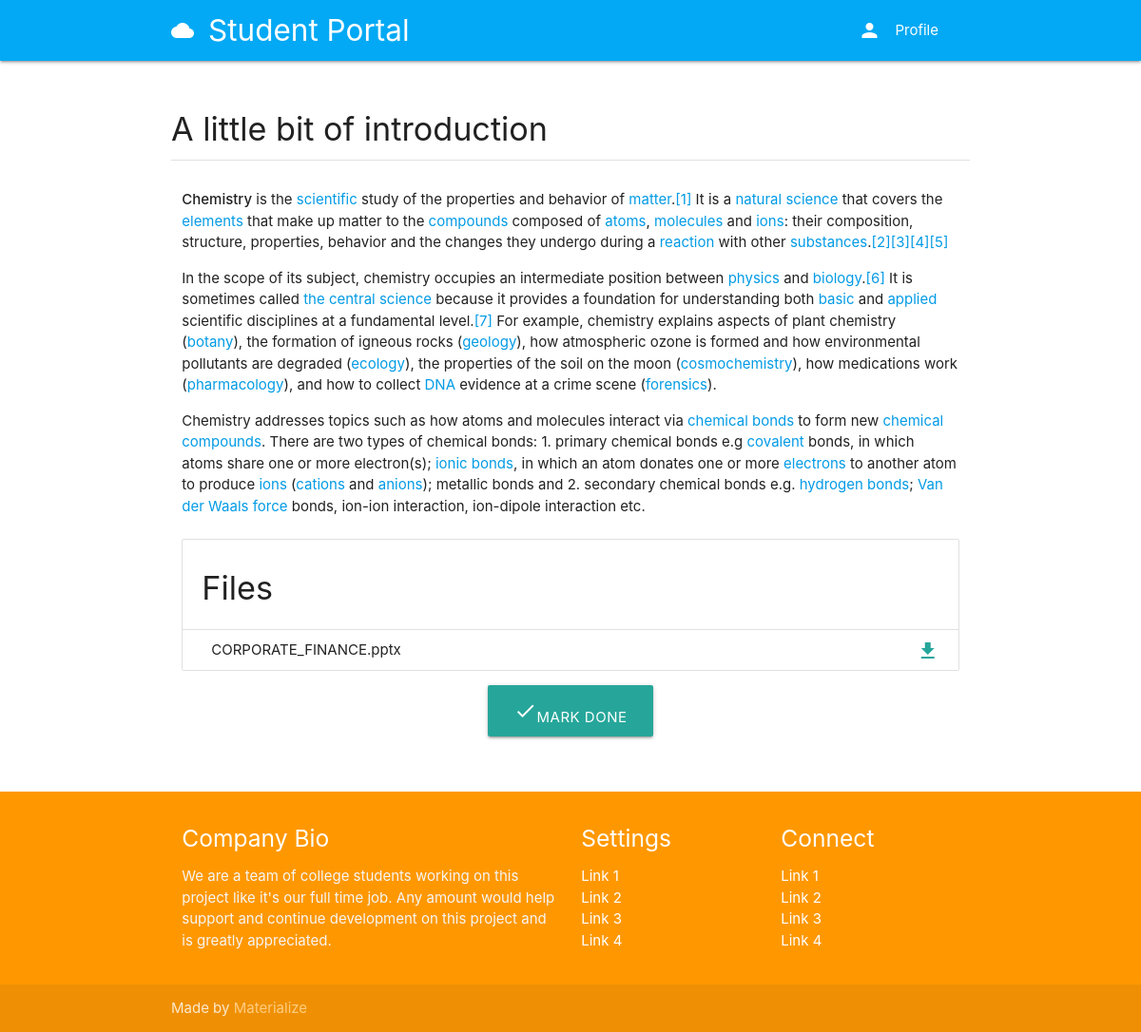
The page /course/41428fb3-98f1-431e-a767-d1ece06d5e91/modules/1/pages/1/ on the database its author committed.
### page/models.py (models this page shows, shortened)
class Page(models.Model):
    title = models.CharField(max_length=150)
    content = RichTextField()
    files = models.ManyToManyField(PostFileContent)
    user = models.ForeignKey(User, on_delete=models.CASCADE, related_name='page_owner')

class PostFileContent(models.Model):
    user = models.ForeignKey(User, on_delete=models.CASCADE)
    file = models.FileField(upload_to=user_directory_path)
    posted = models.DateTimeField(auto_now_add=True)
    def get_file_name(self):
        return os.path.basename(self.file.name)

### page/views.py (the view)
# urls.py: path('<course_id>/modules/<module_id>/pages/<page_id>/', page_detail, name='page-detail'),
def page_detail(request, course_id, module_id, page_id):
    page = get_object_or_404(Page, id=page_id)
    context = {
        'page': page,
        'course_id': course_id,
        'module_id': module_id,
    }
    return render(request, 'page/page.html', context)

### authy/views.py (called while the page is built)
def SideNavInfo(request):
    user = request.user
    nav_profile = None
    if user.is_authenticated:
        nav_profile = Profile.objects.get(user=user)
    return {'nav_profile': nav_profile}

### templates/page/page.html
{% extends 'base.html' %}
{% load static %}
{% block content %}
    <div class="section">
        <h4>{{ page.title }}</h4>
        <div class="divider"></div>
    </div>
  <div class="row">
      <div class="col s12">
          {{ page.content|safe }}
      </div>
      <div class="col s12">
          <ul class="collection with-header">
            <li class="collection-header"><h4>Files</h4></li>
              {% for file in page.files.all %}
                <li class="collection-item">
                    <div>{{ file.get_file_name }}<a class="secondary-content" href="{{ file.file.url }}" download>
                    <i class="material-icons">download</i></a>
                    </div>
                </li>
              {% endfor %}
          </ul>
      </div>
      <div class="col s12 center-align">
          <a class="btn-large" href="#"><i class="material-icons">done</i>Mark Done</a>
      </div>
  </div>
{% endblock %}

### rows shown on the page
Page: title "A little bit of introduction", content "Chemistry is the scientific study of the properties and behavior of matter . [1] It is a natural science that covers the elements that make up matter to the compounds composed of atoms , molecules and ions : their composition, structure, properties, behavior and the changes they undergo during a reaction with other substances . [2] [3] [4] [5] In the scope of its subject, chemistry occupies an intermediate position between physics and biology . [6] It is sometimes called the central science because it provides a foundation for understanding both basic and applied scientific disciplines at a fundamental level. [7] For example, chemistry explains aspects of plant chemistry ( botany ), the…"
PostFileContent: get_file_name "CORPORATE_FINANCE.pptx"
